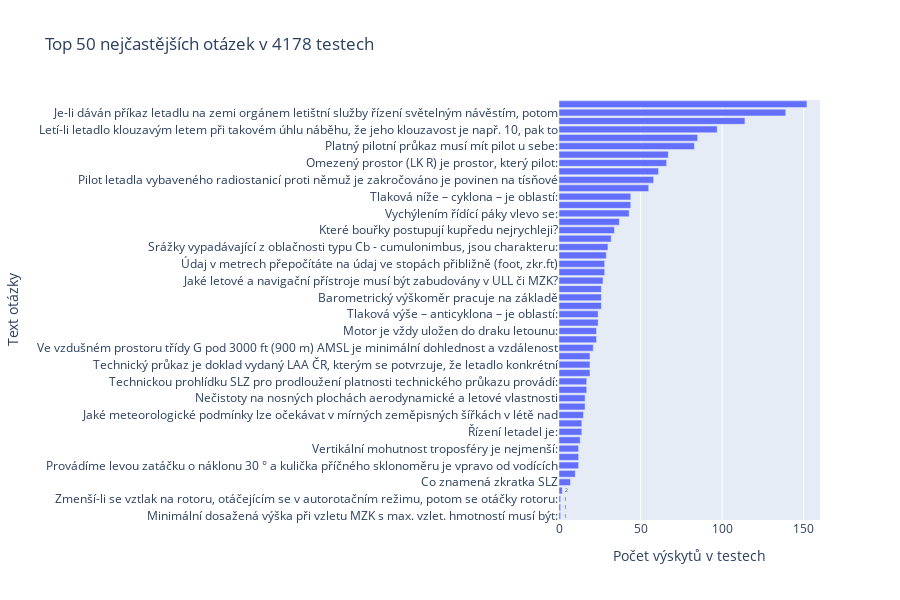

The notebook cell saved with this chart:
### Code cell
# Zkontrolujeme, zda DataFrame 'question_counts' existuje
if 'question_counts' in locals() and question_counts is not None and len(question_counts) > 0:
    # Importujeme potřebnou knihovnu pro vizualizaci
    import plotly.express as px

    # Vybereme prvních 10 nejčastějších otázek (DataFrame je již seřazen)
    top_10_questions = question_counts.head(50)

    # Vytvoření horizontálního sloupcového grafu
    # Tento typ grafu je ideální pro zobrazení dlouhých textových popisků
    fig = px.bar(
        top_10_questions,
        x="pocet_vyskytu",
        y="text_otazky",
        orientation='h', # Nastavení horizontální orientace
        title=f"Top 50 nejčastějších otázek v {len(os.listdir("parsed_tests"))} testech",
        labels={
            "pocet_vyskytu": "Počet výskytů v testech",
            "text_otazky": "Text otázky"
        },
        text="pocet_vyskytu" # Zobrazí hodnoty přímo na sloupcích
    )

    # Vylepšení vzhledu grafu
    # Seřadíme osu Y tak, aby otázka s nejvyšším počtem byla nahoře
    fig.update_layout(
        yaxis={'categoryorder':'total ascending'},
        height=600 # Zvětšíme výšku grafu, aby se texty vešly
    )

    # Zobrazení grafu
    fig.show()
    fig.to_image(format="png")
else:
    print("DataFrame 'question_counts' neexistuje nebo je prázdný. Spusťte nejprve buňku pro seskupení otázek.")

### Figure 1 — Plotly figure (JSON) as saved in the notebook; plotly's stock layout.template omitted (floating-point values rounded to 4 significant figures)
{"data": [{"hovertemplate": "Počet výskytů v testech=%{text}<br>Text otázky=%{y}<extra></extra>", "legendgroup": "", "marker": {"color": "#636efa", "pattern": {"shape": ""}}, "name": "", "orientation": "h", "showlegend": false, "text": [26.0, 66.0, 114.0, 27.0, 17.0, 152.0, 55.0, 139.0, 23.0, 67.0, 28.0, 21.0, 44.0, 12.0, 30.0, 17.0, 19.0, 28.0, 16.0, 24.0, 15.0, 26.0, 34.0, 24.0, 1.0, 12.0, 1.0, 14.0, 7.0, 10.0, 43.0, 29.0, 14.0, 2.0, 32.0, 61.0, 37.0, 58.0, 19.0, 83.0, 13.0, 44.0, 12.0, 97.0, 23.0, 26.0, 1.0, 85.0, 16.0, 19.0], "textposition": "auto", "x": [26, 66, 114, 27, 17, 152, 55, 139, 23, 67, 28, 21, 44, 12, 30, 17, 19, 28, 16, 24, 15, 26, 34, 24, 1, 12, 1, 14, 7, 10, 43, 29, 14, 2, 32, 61, 37, 58, 19, 83, 13, 44, 12, 97, 23, 26, 1, 85, 16, 19], "xaxis": "x", "y": ["Zvýšená netěsnost palivového potrubí mezi nádrží a nízkotlakým čerpadlem se projeví:", "Omezený prostor (LK R) je prostor, který pilot:", "Při zvětšování úhlu náběhu:", "Jaké letové a navigační přístroje musí být zabudovány v ULL či MZK?", "Část cyklóny mezi teplou a studenou frontou se jmenuje:", "Horizontální červená čtvercová deska se žlutými úhlopříčkami vyložená na návěstní ploše", "Malá kružnice je:", "Je-li dáván příkaz letadlu na zemi orgánem letištní služby řízení světelným návěstím, potom", "Slot je:", "Vzdušný prostor TRA GA je třídy:", "Každý „letoun“ vyhovující definici pojmu „letoun“ má tyto hlavní části", "Ve vzdušném prostoru třídy G pod 3000 ft (900 m) AMSL je minimální dohlednost a vzdálenost", "Přejde-li letadlo s pevnou vrtulí do klesání bez ubrání přípusti motoru potom:", "Provádíme levou zatáčku o náklonu 30 ° a kulička příčného sklonoměru je vpravo od vodících", "Srážky vypadávající z oblačnosti typu Cb - cumulonimbus, jsou charakteru:", "Technickou prohlídku SLZ pro prodloužení platnosti technického průkazu provádí:", "Letí-li dvě letadla na protínajících se tratích v přibližně stejné hladině, musí se letadlo, které má", "Údaj v metrech přepočítáte na údaj ve stopách přibližně (foot, zkr.ft)", "Změna skupenství voda – vodní pára se nazývá:", "Základní příčinou vzniku mechanické turbulence je:", "Jaké meteorologické podmínky lze očekávat v mírných zeměpisných šířkách v létě nad", "Barometrický výškoměr pracuje na základě", "Které bouřky postupují kupředu nejrychleji?", "Tlaková výše – anticyklona – je oblastí:", "Minimální dosažená výška při vzletu MZK s max. vzlet. hmotností musí být:", "Které základní parametry a jevy určují počasí uvnitř vzduchové hmoty:", "Jaký druh odporu hraje při obtékání vrchlíku PK zásadní roli?", "Řízení letadel je:", "Co znamená zkratka SLZ", "Zhuštěné isobary na synoptické mapě značí:", "Vychýlením řídící páky vlevo se:", "Kolik souřadných os má letoun a jak se nazývají ?", "Hlavními nosnými členy přenášejícími ohyb u nosníkových křídel jsou:", "Je-li v signální (návěstní) ploše nebo na konci vzletové a přistávací dráhy a nebo na pásu v", "Úhel nastavení za letu stavitelné vrtule v cestovním režimu letu je:", "Proč je při přistání velmi nebezpečné již vysunuté vztlakové klapky znovu zasunout?", "Pojíždí-li dvě letadla proti nebo přibližně proti sobě, piloti obou letadel jsou povinni zastavit,", "Pilot letadla vybaveného radiostanicí proti němuž je zakročováno je povinen na tísňové", "Technický průkaz je doklad vydaný LAA ČR, kterým se potvrzuje, že letadlo konkrétní", "Platný pilotní průkaz musí mít pilot u sebe:", "Vítr významně ovlivňuje letecký provoz:", "Tlaková níže – cyklona – je oblastí:", "Vertikální mohutnost troposféry je nejmenší:", "Letí-li letadlo klouzavým letem při takovém úhlu náběhu, že jeho klouzavost je např. 10, pak to", "Motor je vždy uložen do draku letounu:", "Mezi povinnosti velitele letadla/SLZ mimo jiné patří:", "Zmenší-li se vztlak na rotoru, otáčejícím se v autorotačním režimu, potom se otáčky rotoru:", "Srovnávací navigace spočívá v:", "Nečistoty na nosných plochách aerodynamické a letové vlastnosti", "Přistání na vodní hladině provádí pilot PK"], "yaxis": "y", "type": "bar"}], "layout": {"xaxis": {"anchor": "y", "domain": [0.0, 1.0], "title": {"text": "Počet výskytů v testech"}}, "yaxis": {"anchor": "x", "domain": [0.0, 1.0], "title": {"text": "Text otázky"}, "categoryorder": "total ascending"}, "legend": {"tracegroupgap": 0}, "title": {"text": "Top 50 nejčastějších otázek v 4178 testech"}, "barmode": "relative", "height": 600}}
